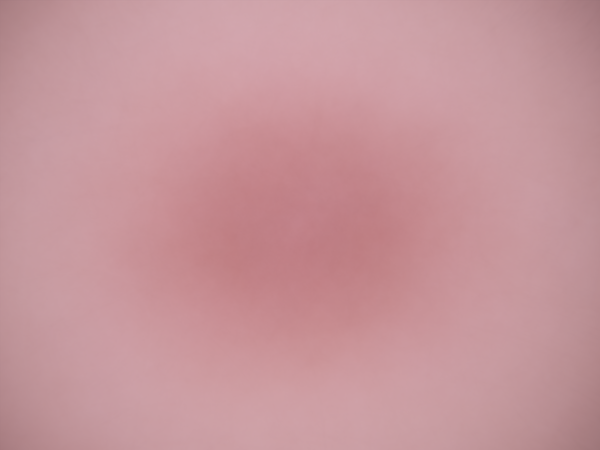
#> input picture average/akiec.png, 600 x 450 px, found by its file name; its folder holds 4 pictures in this run
$ jupyter execute --allow-errors presentation_next.ipynb
#> lines starting #> are read from the running program, lines starting #| are printed output that depends on the picture
## Importing requirements

[cell 1]
import pandas as pd
import matplotlib.pyplot as plt
from matplotlib import pyplot
import matplotlib.pyplot as plt
import matplotlib.image as mpimg
import seaborn as sns
import os, numpy, PIL
from PIL import Image
from tqdm import tqdm, tqdm_notebook
import presentation

## Data loading

We execute a bash file to load the data from kaggle, organize our images in different folders (test, train, validation) and give the necessary rights to read files. It might take some time.

[cell 2]
#To execute only once.

## Data overview

#> (a cell that did not finish here is left out)

#### CATEGORY DISTRIBUTION
*dx* corresponds to the type of skin cancer. We can see the the *nv* cancer is much more represented than other types of skin cancers.

[cell 4]
sns.set(style="whitegrid", font_scale=1.5)

[cell 5]
pyplot.subplots(figsize=(10, 5))
#> (the rest of this cell did not finish here and is left out)

#### DISTRIBUTION OF OTHER FEATURES

##### AGE

[cell 6]
pyplot.subplots(figsize=(10, 5))
#> (the rest of this cell did not finish here and is left out)

##### GENDER

[cell 7]
pyplot.subplots(figsize=(10, 5))
#> (the rest of this cell did not finish here and is left out)

##### LOCALIZATION

[cell 8]
pyplot.subplots(figsize=(10, 5))
#> (the rest of this cell did not finish here and is left out)

## Pre-processing

We use a pytorch transformer for data cleaning and data augmentation purposes:

* Our neural network has been pre-trained on 224 x 224 px images whereas input images are 600 x 450 px. Resizing and croping are necessary to adapt our image format.

* The transformer will be applied at each epoch. Color jitter, random rotations and flips enable us to train the neural network with different inputs at each epoch (data augmentation).

#> (a cell that did not finish here is left out)

## Average image for categories

[cell 10]
from scipy import misc

[cell 11]
files_dir = 'data/images/train/'

#> (a cell that did not finish here is left out)

#> (a cell that did not finish here is left out)

[cell 14]
import matplotlib.pyplot as plt
import matplotlib.image as mpimg

rows = 2
files = os.listdir('average/')

fig = plt.figure(1)
fig.set_size_inches(w=20,h=8)

for num, x in enumerate(files):
    img = PIL.Image.open('average/'+x)
#> img is the input picture: PIL image 600x450 RGB; mean R, G, B 198.4, 149.1, 154.7
    plt.subplot(rows,4,num+1)
    plt.title(x.split('.')[0])
    plt.axis('off')
    plt.imshow(img)
plt.show()
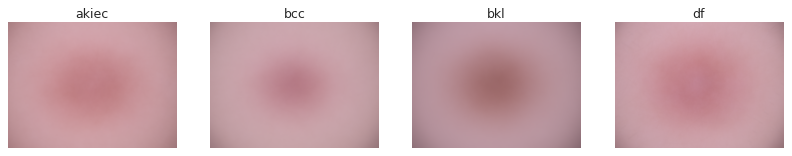
#> figure drawn by matplotlib, 4 panels
